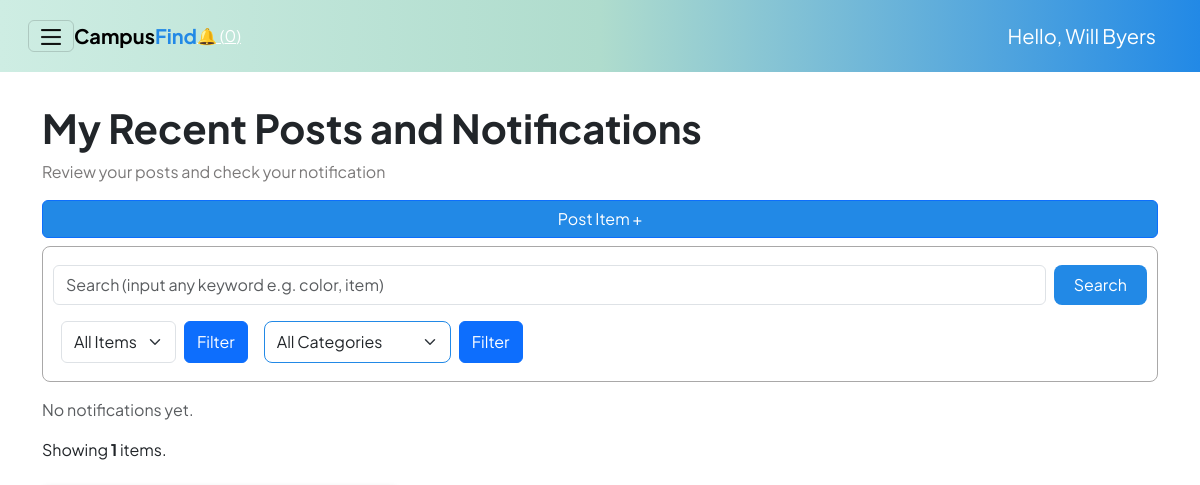
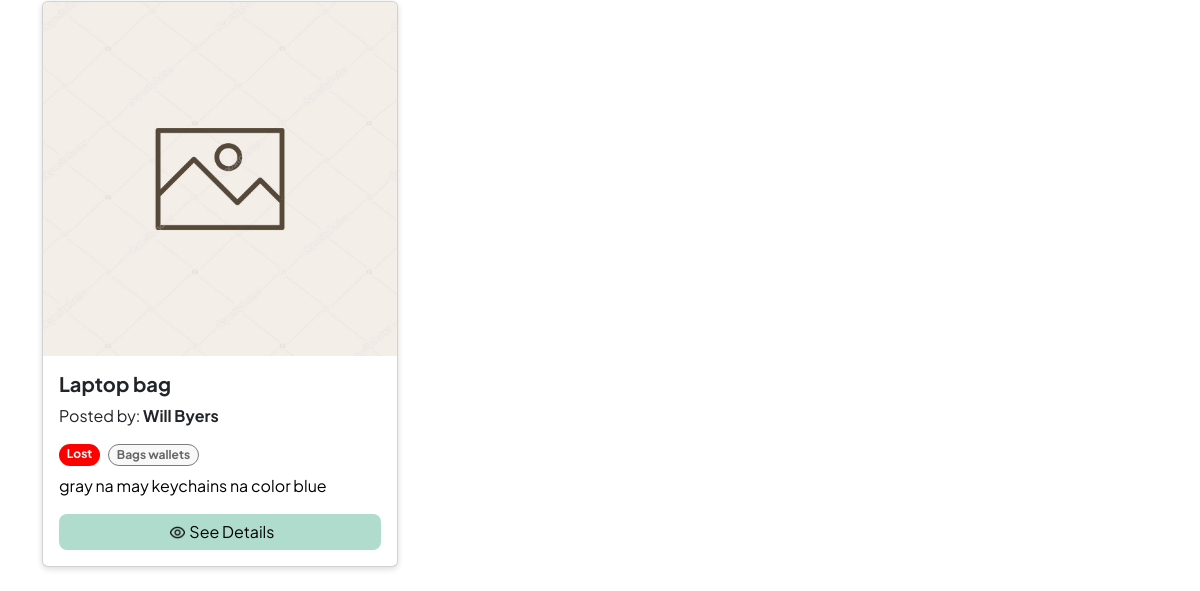
The page /interfaces/users/myposts_user.php (signed in) on the database as committed earlier (2 pictures, top to bottom).
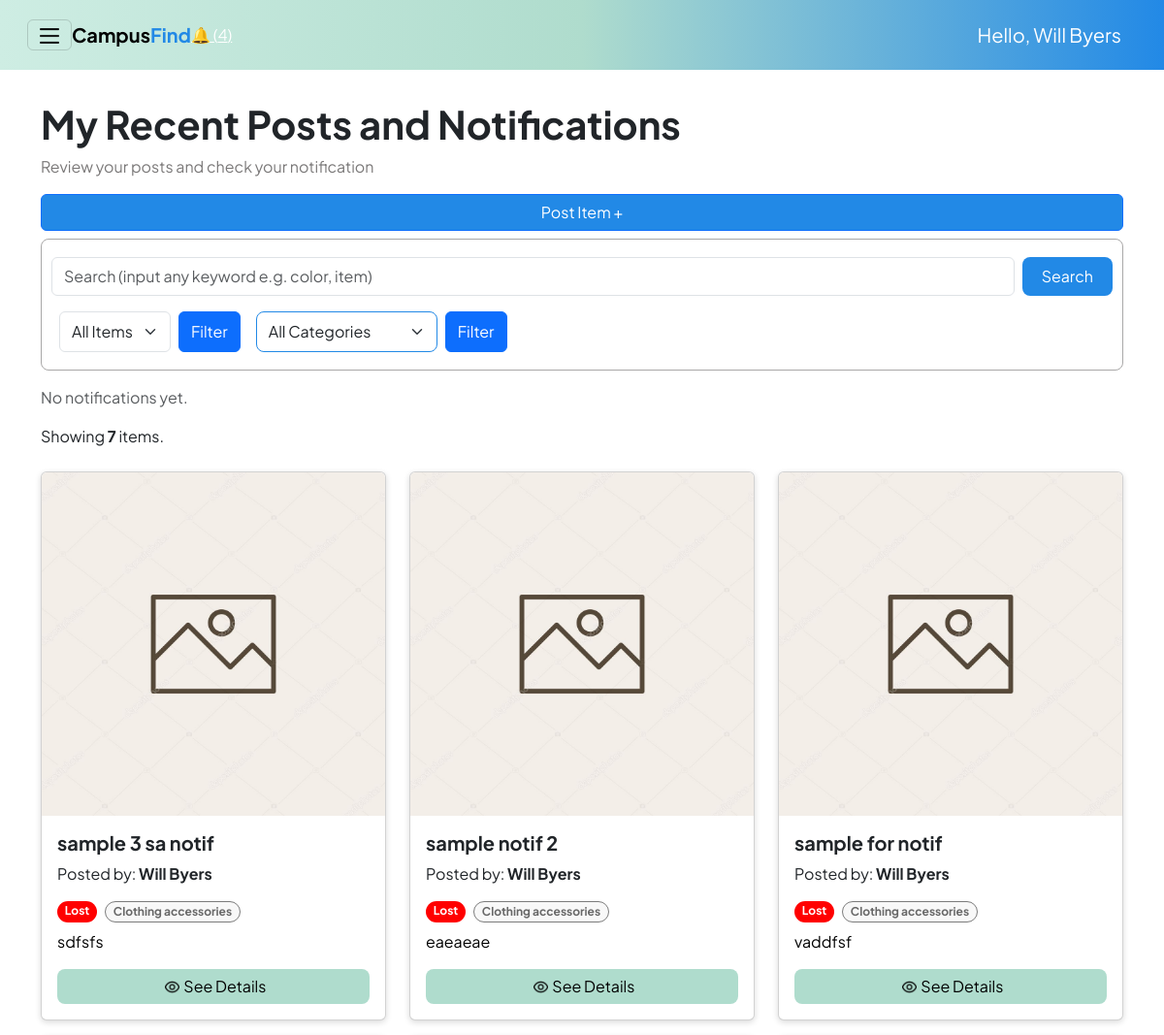
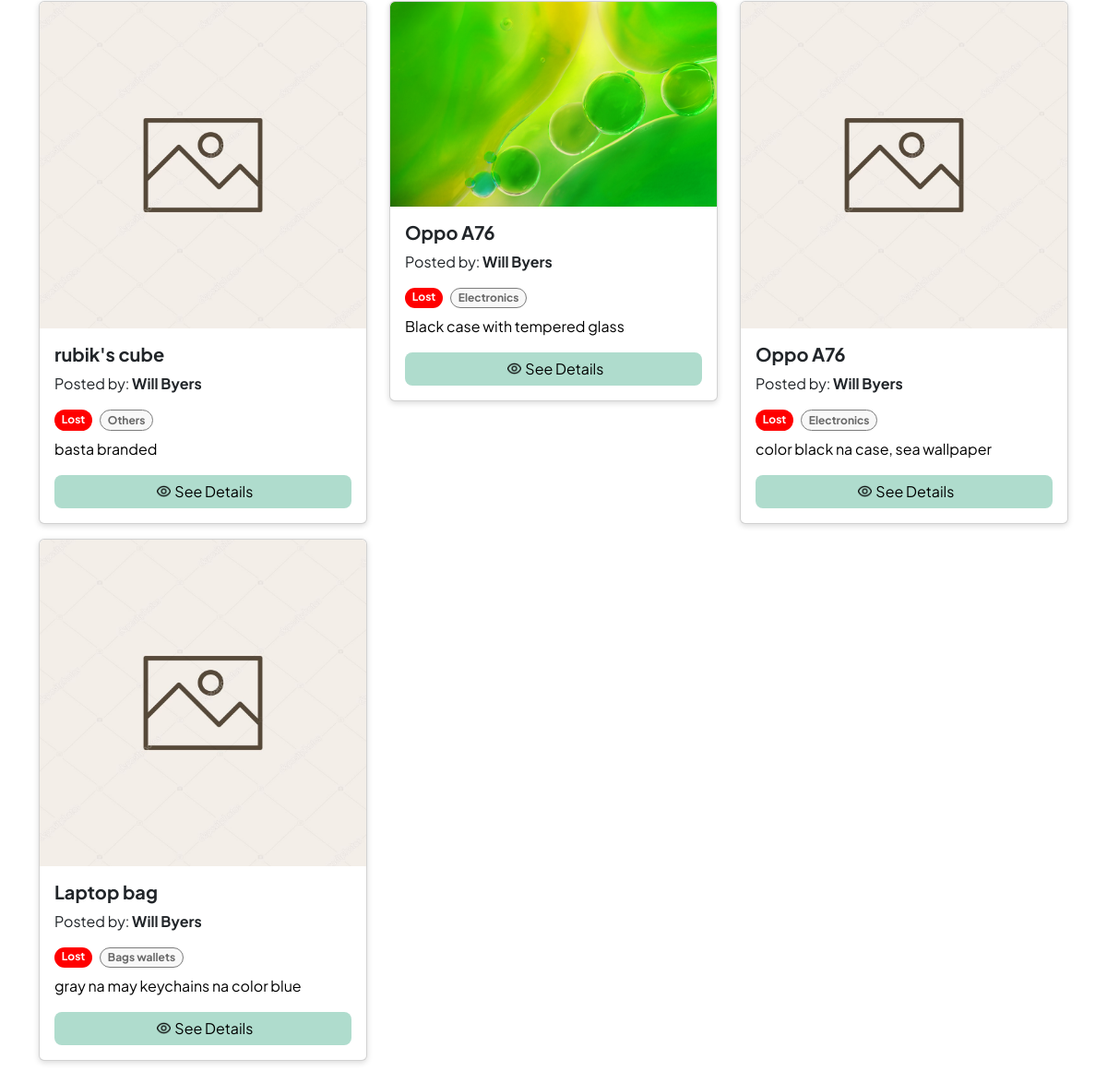
The same page on the database as committed later (2 pictures, top to bottom).
### tables this page shows
CREATE TABLE items (
        id INTEGER PRIMARY KEY AUTOINCREMENT,
        user_id INTEGER NOT NULL,
        title TEXT NOT NULL,
        description TEXT,
        item_status TEXT NOT NULL,     -- 'lost' or 'found'
        category_id INTEGER,
        location_lost TEXT,
        location_found TEXT,
        date_lost_or_found DATE,
        current_location TEXT,
        image_path TEXT,
        created_at DATETIME DEFAULT CURRENT_TIMESTAMP,
        -- updated_at DATETIME DEFAULT CURRENT_TIMESTAMP,
        claimed_by_user_id INTEGER,
        claimed_at DATETIME,

        FOREIGN KEY (user_id) REFERENCES users(id) ON DELETE CASCADE,
        FOREIGN KEY (claimed_by_user_id) REFERENCES users(id) ON DELETE SET NULL,
        FOREIGN KEY (category_id) REFERENCES categories(id)
    );

CREATE TABLE categories (
        id INTEGER PRIMARY KEY AUTOINCREMENT,
        name TEXT UNIQUE NOT NULL
    );

### interfaces/users/myposts_user.php (the view, shortened to what this page needs)
<?php
$admin = $_SESSION["user"];
$db = get_db();
$userNotifications = [];
$where = [];
$currentUserId = $_SESSION["user"]["id"];
$where[] = "items.user_id = $currentUserId";
$sql = "SELECT items.*, categories.name AS category_name, users.username AS posted_by
        FROM items
        LEFT JOIN categories ON items.category_id = categories.id
        LEFT JOIN users ON users.id = items.user_id";
$sql .= " WHERE " . implode(" AND ", $where);
$sql .= " ORDER BY items.id DESC";
?>
<!DOCTYPE html>
<html lang="en">
<head>
    <link rel="stylesheet" href="../../reusable/header.css">
    <link rel="stylesheet" href="../../reusable/cards.css">
    <link rel="stylesheet" href="../../reusable/form.css">
    <link href="https://cdn.jsdelivr.net/npm/bootstrap@5.3.8/dist/css/bootstrap.min.css" rel="stylesheet">
</head>
<body class="m-0 border-0 bd-example m-0 border-0">
    <nav class="navbar p-3 sticky-top">
        <div class="container-fluid">
            <button class="navbar-toggler" type="button" data-bs-toggle="offcanvas"
                    data-bs-target="#offcanvasWithBothOptions" aria-controls="offcanvasWithBothOptions"
                    aria-expanded="false" aria-label="Toggle navigation">
                <img src="/assets/hamburger.png" alt="hamburger icon" width="20px" height="20px">
            </button>
            <strong><a class="navbar-brand me-auto" href="#">Campus<span class = "find">Find</a></strong>
            <?php $notifCount = $db->querySingle("SELECT COUNT(*) FROM notifications WHERE status = 'unread';");?>
            <a href="myposts_admin.php" class="text-white">
                🔔 (<?= $notifCount ?>)
            </a>
            <a class="navbar-brand ms-auto text-white" href="#">Hello, <?php echo htmlspecialchars($admin["username"]); ?></a>
        </div>
    </nav>
<div class="container my-3">
        <section class = "heroSection pt-3">
            <h1><strong>My Recent Posts and Notifications</strong></h1>
            <p class = "subtext">Review your posts and check your notification</p>
            <a id = "postItems" type="button" class="btn btn-primary" href="?action=create">
                Post Item +
            </a>
        </section>
        <div class="search-filter-container my-2">
            <form class="d-flex py-2 w-100" method="GET">
                <input
                    class="form-control me-2"
                    type="search"
                    name="search"
                    placeholder="Search (input any keyword e.g. color, item)"
                    value="<?php echo htmlspecialchars($_GET['search'] ?? ''); ?>"
                />
                <button class="btn searchBtn" type="submit">Search</button>
            </form>
            <form method="GET" class="d-flex">
                <select name="item_status" class="form-select m-2 me-auto">
                    <option value="">All Items</option>
                </select>
                <button type="submit" class="btn btn-primary m-2">Filter</button>
            </form>
            <form method="GET" class="d-flex">
                <select id="filterCategory" name="category_id" class="form-select m-2 me-auto">
                    <option value="">All Categories</option>
                </select>
                <button type="submit" class="btn btn-primary m-2">Filter</button>
            </form>
        </div>
        <div class="row mt-3">
            <?php if (empty($userNotifications)): ?>
                <p class="text-muted">No notifications yet.</p>
            <?php endif; ?>
        </div>
        <?php
        $result = $db->query($sql);
        $items = [];
        while ($row = $result->fetchArray(SQLITE3_ASSOC)) {
            $items[] = $row;
        } ?>
        <div class="row">
            <?php if (empty($items)): ?>
                <p class = "noItemFound">No items found.</p>
            <?php else: ?>
                <?php $itemCount = count($items);?>
                <p>Showing <strong><?php echo $itemCount; ?></strong>  items.</p>
                <?php foreach ($items as $it): ?>
                    <div class="col-md-4">
                        <div class="card my-2">
                            <?php if(!empty($it['image_path'])): ?>
                                <img src="../../<?php echo htmlspecialchars($it['image_path']); ?>" class="card-img-top" alt="Item image">
                            <?php else: ?>
                                <img src="/assets/image.png" class="card-img-top" alt="Default image">
                            <?php endif; ?>
                            <div class="card-body">
                                <h5 class="card-title"><strong><?php echo htmlspecialchars($it["title"]); ?></strong></h5>
                                <p class="posted-by">
                                    Posted by: <strong><?= htmlspecialchars($it["posted_by"]); ?></strong>
                                </p>
                                <div class="d-flex gap-2 mb-2">
                                    <span class="badge rounded-pill bg-<?php echo $it['item_status']; ?>">
                                        <?php echo ucfirst($it["item_status"]); ?>
                                    </span>
                                    <?php if ($it["category_name"]): ?>
                                    <span class="category badge rounded-pill">
                                        <?php echo ucfirst(str_replace('_', ' ', $it["category_name"])); ?>
                                    </span>
                                    <?php endif; ?>
                                </div>
                                <p class="card-text"><?php echo htmlspecialchars($it["description"]); ?></p>
                                <button id = "seeDetails" type="button" class="btn btn-primary rounded-3 w-100" data-bs-toggle="modal" data-bs-target="#modal-<?php echo $it['id']; ?>">
                                    <img class = "view" src="/assets/eye.png" alt="view" > See Details
                                </button>
                            </div>
                        </div>
                    </div>
                <?php endforeach; ?>
            <?php endif; ?>
        </div>
</div>
  </body>
</html>

### reusable/header.css (style rules this page uses)
:root { --color-primary-gradient: linear-gradient(to right, #ceede3,#afdccd, #2289e6); --blue-primary: #2289e6; --button: #afdccd; --button-hover: #ceede3; --bg: #f8f8f8; --gray-text: #7b7979; --lost-color: #ff0000; --found-color: #2289e6; --claimed-color: #558d57; --pending-color: #ffa629; }
* { font-family: "Plus Jakarta Sans", sans-serif; }
.navbar-brand { font-size: 20px !important; }
.find { color: var(--blue-primary); }
nav { background: var(--color-primary-gradient); }
#postItems { background-color: var(--blue-primary); width: 100%; }
button.searchBtn { background-color: var(--blue-primary) !important; color: white; border: none; padding: 8px 20px; border-radius: 8px; }
.search-filter-container { border: 1px solid #a9a8a8; border-radius: 8px; padding: 10px; }
#filterStatus, #filterCategory { border-color: var(--blue-primary); padding: 8px 12px !important; border-radius: 8px; cursor: pointer; }
#seeDetails { color: black; background-color: var(--button); border: none; }
.subtext { color: var(--gray-text); }
.search-filter-container { display: flex; flex-wrap: wrap; }
.form-select option { background-color: var(--bg) !important; border-radius: 8px !important; }

### reusable/cards.css (style rules this page uses)
:root { --color-primary: #2289e6; --color-ui-accent: #afdccd; --color-ui-surface: #f8f8f8; --gray-text: #7b7979; --lost-color: #ff0000; --found-color: #2289e6; --claimed-color: #558d57; --pending-color: #ffa629; }
.card { display: flex !important; flex-direction: row !important; height: auto !important; width: auto !important; overflow: hidden !important; transition: box-shadow 0.3s ease; box-shadow: 0 2px 6px rgba(0,0,0,0.15); }
.card img { height: 100%; width: 150px; object-fit: cover; }
.view { width: 15px !important; margin: 0 2px 4px 4px !important; }
.badge.bg-lost { background: var(--lost-color) !important; }
.category { color: rgb(103, 103, 103) !important; background-color: #f8f8f8; border: 1px solid rgb(124, 124, 124); }
.card-text { color: black; }
@media (min-width: 768px) { .card { display: block !important; width: 100% !important; } }
@media (min-width: 768px) { .card img { width: 100%; height: 100%; object-fit: cover; } }

### reusable/form.css (style rules this page uses)
:root { --color-primary: #2289e6; --color-ui-accent: #afdccd; --color-ui-surface: #f8f8f8; --lost-color: #ff0000; --found-color: #2289e6; --claimed-color: #558d57; --pending-color: #ffa629; }
.btn { padding: 10px 16px; border-radius: 8px; font-weight: 600; border: none; cursor: pointer; font-size: 0.95rem; transition: all 0.2s ease; text-decoration: none; display: inline-flex; align-items: center; justify-content: center; }
.btn-primary { background-color: var(--color-primary); color: white; }
.d-flex { display: flex; }
.gap-2 { gap: 0.5rem; }

Rows that differ between the two databases and show on the page:
added items: title "sample 3 sa notif", posted_by "Will Byers", item_status "Lost", category.name "Clothing accessories", description "sdfsfs"
added items: title "sample notif 2", posted_by "Will Byers", item_status "Lost", category.name "Clothing accessories", description "eaeaeae"
added items: title "sample for notif", posted_by "Will Byers", item_status "Lost", category.name "Clothing accessories", description "vaddfsf"
added items: title "rubik's cube", posted_by "Will Byers", item_status "Lost", category.name "Others", description "basta branded"
added items: image_path (picture), title "Oppo A76", posted_by "Will Byers", item_status "Lost", category.name "Electronics", description "Black case with tempered glass"
added items: title "Oppo A76", posted_by "Will Byers", item_status "Lost", category.name "Electronics", description "color black na case, sea wallpaper"
Other text that changed with them:
$notifCount: "0" → "4"
$itemCount: "1" → "7"
